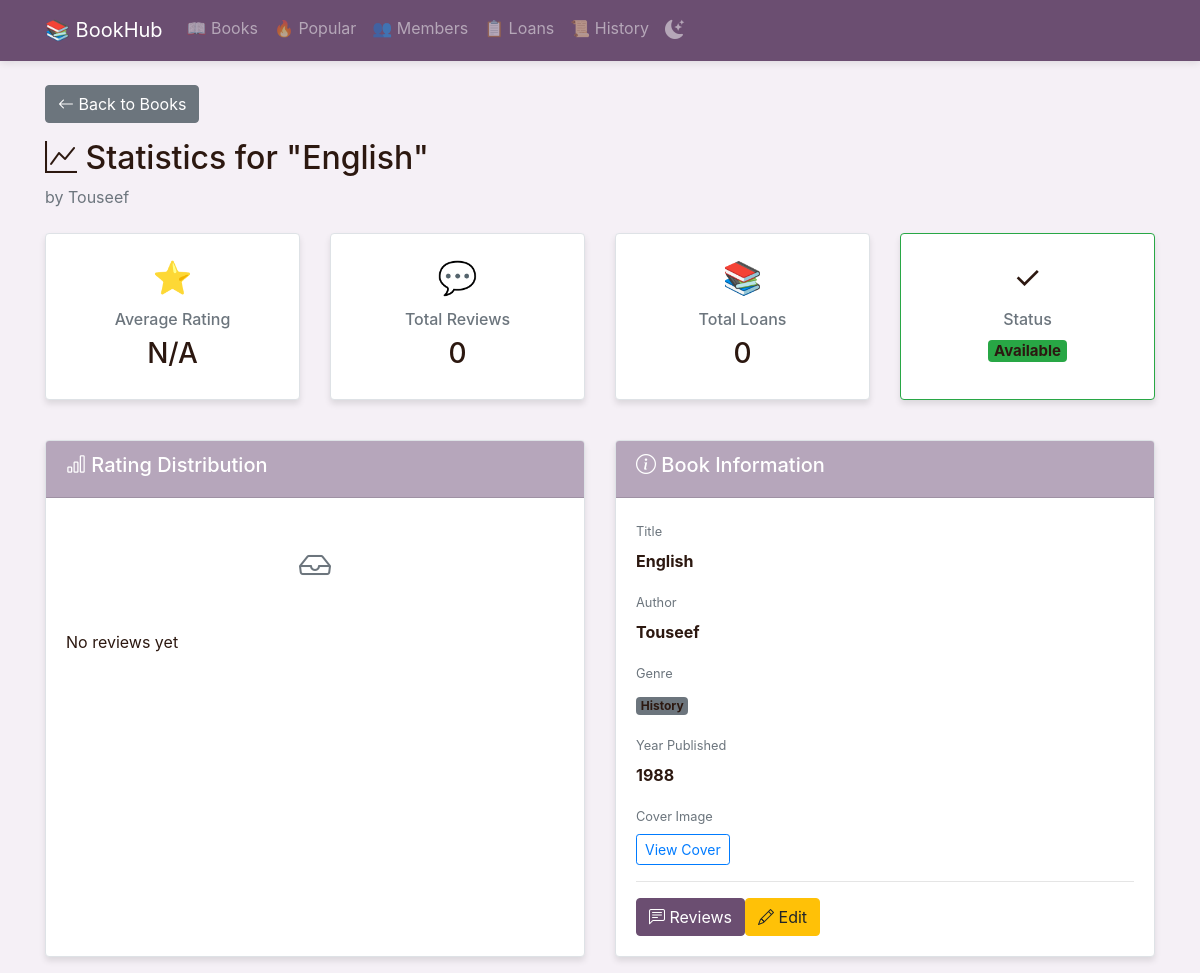
The app's page /books/1/stats with its own data.
### app.py (models this page shows)
class Book(db.Model):
    id = db.Column(db.Integer, primary_key=True)
    title = db.Column(db.String(100), nullable=False)
    author = db.Column(db.String(100), nullable=False)
    genre = db.Column(db.String(50))
    year_published = db.Column(db.Integer)
    average_rating = db.Column(db.Float, default=0.0)
    cover_image = db.Column(db.String(500))  # New field for book cover URL
    reviews = db.relationship('Review', backref='book', lazy=True)

### app.py (the view)
@app.route('/books/<int:id>/stats')
def book_stats(id):
    book = Book.query.get_or_404(id)
    reviews = Review.query.filter_by(book_id=id).all()
    loans = Loan.query.filter_by(book_id=id).all()
    total_loans = len(loans)
    current_loan = Loan.query.filter_by(book_id=id, returned=False).first()
    is_available = current_loan is None
    rating_distribution = {1: 0, 2: 0, 3: 0, 4: 0, 5: 0}
    for review in reviews:
        rating_distribution[review.rating] += 1
    return render_template('book_stats.html',
                         book=book,
                         reviews=reviews,
                         total_loans=total_loans,
                         is_available=is_available,
                         rating_distribution=rating_distribution)

### templates/book_stats.html
{% extends "base.html" %}
{% block content %}
<div class="mb-4">
    <a href="/books" class="btn btn-secondary mb-3"><i class="bi bi-arrow-left"></i> Back to Books</a>
    <h2><i class="bi bi-graph-up"></i> Statistics for "{{ book.title }}"</h2>
    <p class="text-muted">by {{ book.author }}</p>
</div>
<div class="row mb-4">
    <div class="col-md-3 mb-3">
        <div class="card text-center h-100">
            <div class="card-body">
                <div class="mb-2" style="font-size: 2rem;">⭐</div>
                <h6 class="text-muted">Average Rating</h6>
                <h3>
                    {% if book.average_rating > 0 %}
                        {{ "%.1f"|format(book.average_rating) }}/5
                    {% else %}
                        N/A
                    {% endif %}
                </h3>
            </div>
        </div>
    </div>
    <div class="col-md-3 mb-3">
        <div class="card text-center h-100">
            <div class="card-body">
                <div class="mb-2" style="font-size: 2rem;">💬</div>
                <h6 class="text-muted">Total Reviews</h6>
                <h3>{{ reviews|length }}</h3>
            </div>
        </div>
    </div>
    <div class="col-md-3 mb-3">
        <div class="card text-center h-100">
            <div class="card-body">
                <div class="mb-2" style="font-size: 2rem;">📚</div>
                <h6 class="text-muted">Total Loans</h6>
                <h3>{{ total_loans }}</h3>
            </div>
        </div>
    </div>
    <div class="col-md-3 mb-3">
        <div class="card text-center h-100 {% if is_available %}border-success{% else %}border-danger{% endif %}">
            <div class="card-body">
                <div class="mb-2" style="font-size: 2rem;">{% if is_available %}✓{% else %}✗{% endif %}</div>
                <h6 class="text-muted">Status</h6>
                <h5>
                    {% if is_available %}
                    <span class="badge bg-success">Available</span>
                    {% else %}
                    <span class="badge bg-danger">On Loan</span>
                    {% endif %}
                </h5>
            </div>
        </div>
    </div>
</div>
<div class="row">
    <div class="col-md-6 mb-3">
        <div class="card h-100">
            <div class="card-header">
                <h5><i class="bi bi-bar-chart"></i> Rating Distribution</h5>
            </div>
            <div class="card-body">
                {% if reviews|length > 0 %}
                    {% for rating in [5, 4, 3, 2, 1] %}
                    <div class="mb-3">
                        <div class="d-flex justify-content-between mb-2">
                            <span>
                                {% for i in range(rating) %}⭐{% endfor %}
                                <strong>{{ rating }} stars</strong>
                            </span>
                            <span class="badge bg-secondary">{{ rating_distribution[rating] }}</span>
                        </div>
                        <div class="progress" style="height: 25px;">
                            <div class="progress-bar" role="progressbar"
                                 style="width: {{ (rating_distribution[rating] / reviews|length * 100)|int }}%; background-color: var(--primary-color);"
                                 aria-valuenow="{{ (rating_distribution[rating] / reviews|length * 100)|int }}" aria-valuemin="0" aria-valuemax="100">
                                {{ (rating_distribution[rating] / reviews|length * 100)|int }}%
                            </div>
                        </div>
                    </div>
                    {% endfor %}
                {% else %}
                <p class="text-muted text-center py-4">
                    <i class="bi bi-inbox" style="font-size: 2rem;"></i>
                    <p class="mt-2">No reviews yet</p>
                </p>
                {% endif %}
            </div>
        </div>
    </div>
    <div class="col-md-6 mb-3">
        <div class="card h-100">
            <div class="card-header">
                <h5><i class="bi bi-info-circle"></i> Book Information</h5>
            </div>
            <div class="card-body">
                <div class="mb-3">
                    <label class="text-muted small">Title</label>
                    <p class="mb-3"><strong>{{ book.title }}</strong></p>
                </div>
                <div class="mb-3">
                    <label class="text-muted small">Author</label>
                    <p class="mb-3"><strong>{{ book.author }}</strong></p>
                </div>
                <div class="mb-3">
                    <label class="text-muted small">Genre</label>
                    <p class="mb-3"><span class="badge bg-secondary">{{ book.genre }}</span></p>
                </div>
                <div class="mb-3">
                    <label class="text-muted small">Year Published</label>
                    <p class="mb-3"><strong>{{ book.year_published }}</strong></p>
                </div>
                {% if book.cover_image %}
                <div class="mb-3">
                    <label class="text-muted small">Cover Image</label>
                    <p><a href="{{ book.cover_image }}" target="_blank" class="btn btn-sm btn-outline-primary">View Cover</a></p>
                </div>
                {% endif %}
                <hr>
                <div class="d-flex gap-2">
                    <a href="{{ url_for('book_reviews', id=book.id) }}" class="btn btn-primary flex-grow-1">
                        <i class="bi bi-chat-left-text"></i> Reviews
                    </a>
                    <a href="{{ url_for('update_book', id=book.id) }}" class="btn btn-warning flex-grow-1">
                        <i class="bi bi-pencil"></i> Edit
                    </a>
                </div>
            </div>
        </div>
    </div>
</div>
{% endblock %}

### templates/base.html (style rules this page uses)
:root { --primary-color: #6B4E71; --secondary-color: #8E7C93; --accent-color: #B6A6BB; --background-color: #F5F0F6; --text-color: #2C1810; --card-bg: #ffffff; --table-bg: #ffffff; --border-color: #dee2e6; --hover-bg: #f8f9fa; }
body { background-color: var(--background-color); color: var(--text-color); transition: background-color 0.3s ease, color 0.3s ease; }
.btn-primary { background-color: var(--primary-color); border-color: var(--primary-color); transition: all 0.3s ease; }
.card { border-color: var(--border-color); box-shadow: 0 4px 6px rgba(0,0,0,0.1); background-color: var(--card-bg); transition: all 0.3s ease; }
.card-header { background-color: var(--accent-color); color: white; font-weight: 600; }
* { transition: background-color 0.3s ease, color 0.3s ease, border-color 0.3s ease; }
button, a, .btn { transition: all 0.3s ease; }

### records on screen
Book: title "English", author "Touseef", genre "History", year_published "1988"

### other values on screen
{{ reviews|length }} "0"
{{ total_loans }} "0"
